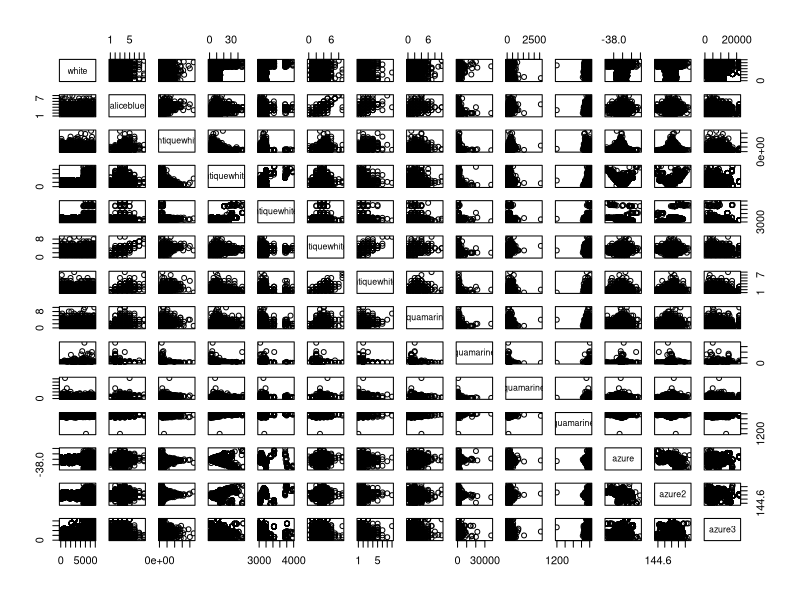
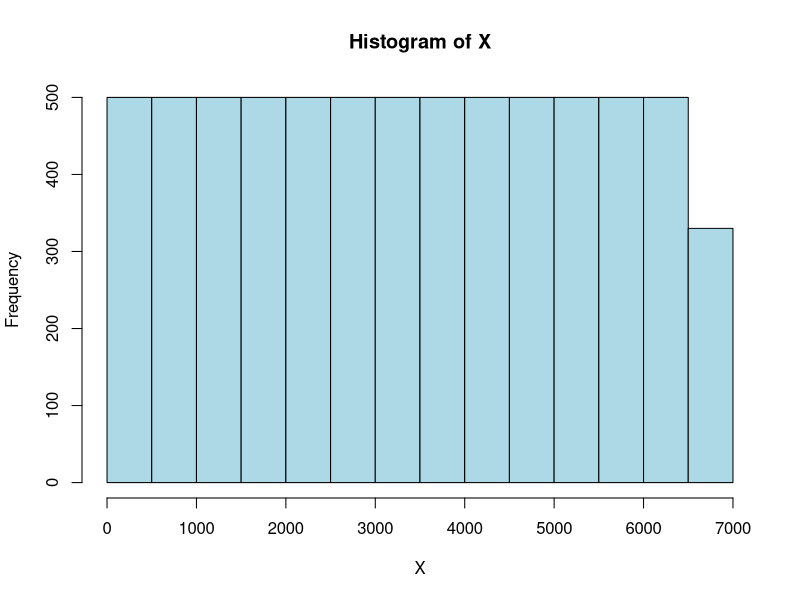
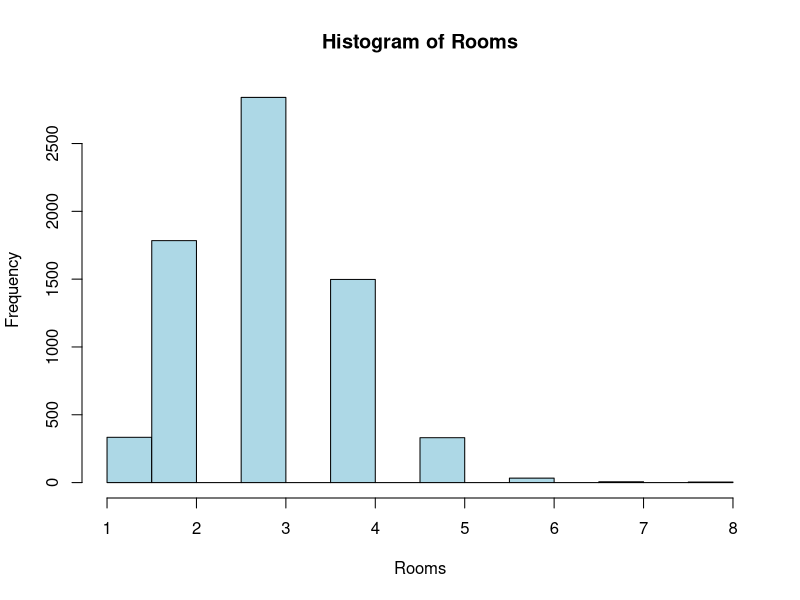
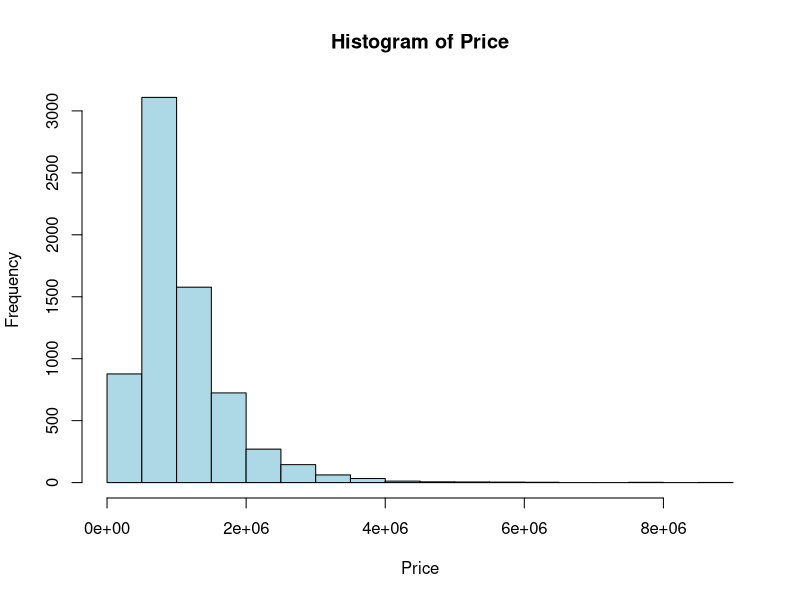
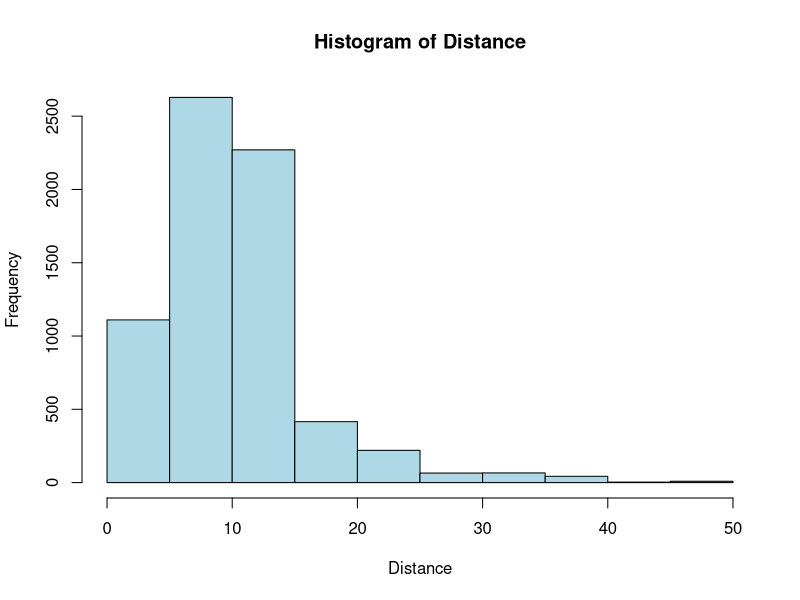
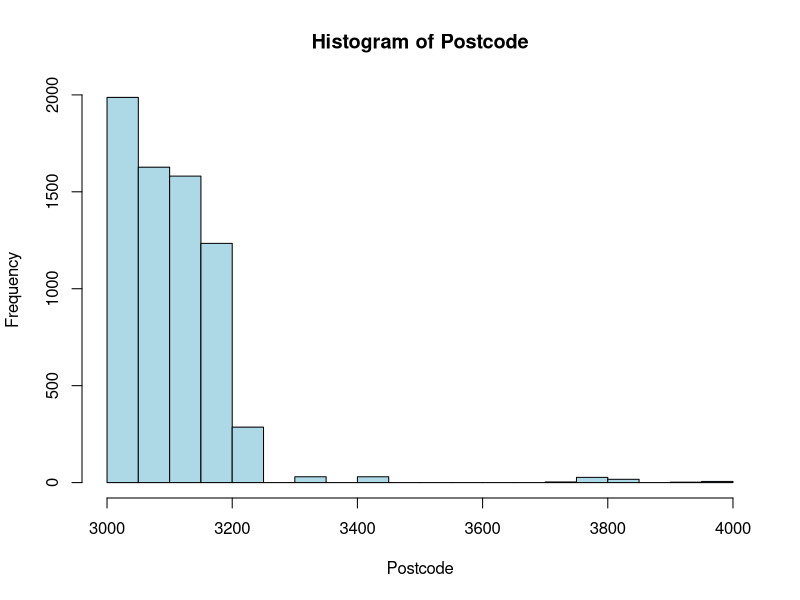
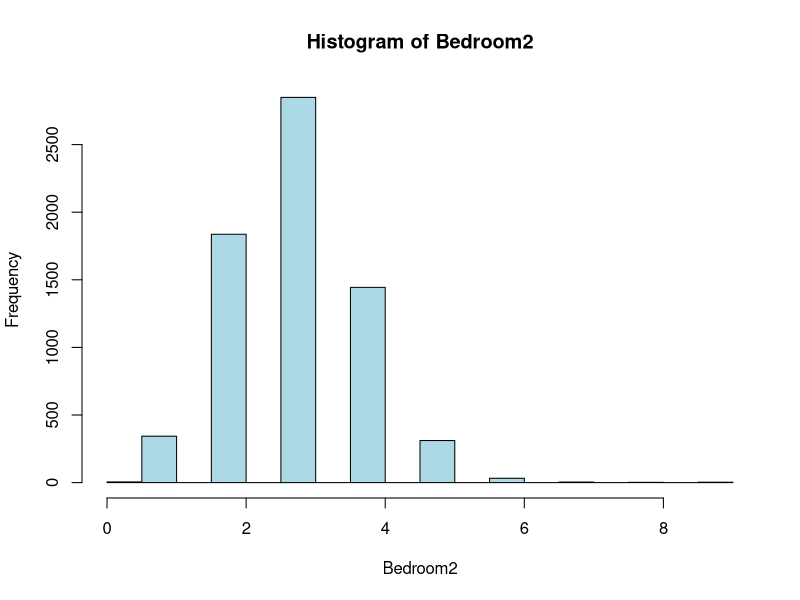
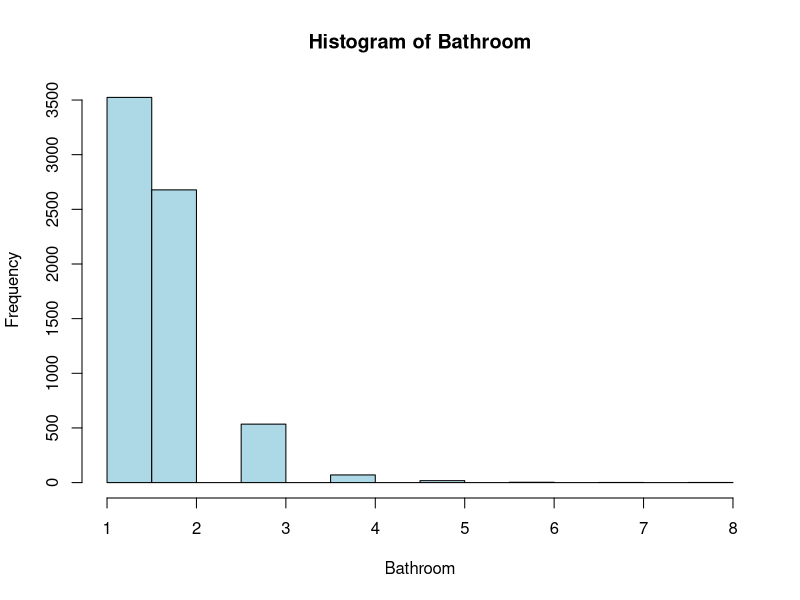

Recreate these plots in R, in order.
## ---- chunk 1
housing =read.csv('data.csv')
## ---- chunk 2
head(housing)
## ---- chunk 3
str(housing)
## ---- chunk 4
# Assuming 'housing' is a data frame in R
# Select only the numerical columns
numerical_data <- housing[sapply(housing, is.numeric)]

# Create a scatterplot matrix
pairs(numerical_data,colors(distinct = TRUE))

## ---- chunk 5
summary(housing)
## ---- chunk 6
str(housing)
## ---- chunk 7
# Assuming 'housing' is a data frame in R
# Get a list of all column names
column_names <- names(housing)

# Create separate histograms for each numerical variable
for (col in column_names) {
  if (is.numeric(housing[[col]])) {
    hist(housing[[col]],
         main = paste("Histogram of", col),
         xlab = col,
         ylab = "Frequency",
         col = "lightblue")
  }
}

## ---- chunk 8
hist(housing$Price,col = 'yellow')
## ---- chunk 9
boxplot(housing$Rooms,col = 'blue',main='Boxplot of Rooms ')

## ---- chunk 10
boxplot(housing$Price,col = 'yellow',main='Boxplot of Price ')

## ---- chunk 11
boxplot(housing$Distance,col='yellow',main='Boxplot of Distance ')

## ---- chunk 12
boxplot(housing$Postcode,main='Boxplot of Postcode ',col = 'green')

## ---- chunk 13
boxplot(housing$Bedroom2,main='Boxplot of Bedroom ',col = 'pink')

## ---- chunk 14
boxplot(housing$Bathroom,main='Boxplot of bathroom  ',col = 'blue')

## ---- chunk 15
boxplot(housing$Car,main='Boxplot of car ',col = 'red')

## ---- chunk 16
boxplot(housing$Landsize,main='Boxplot of Landsize ',col = 'violet')

## ---- chunk 17
boxplot(housing$BuildingArea,main='Boxplot of Building area ',col='violet')

## ---- chunk 18
boxplot(housing$YearBuilt,col='green',main='Boxplot of Year built')

## ---- chunk 19
boxplot(housing$Lattitude,main='Boxplot of Lattitude ',col = 'pink')

## ---- chunk 20
boxplot(housing$Longtitude,main='Boxplot of Longtitude ',col = 'green')
## ---- chunk 21
boxplot(housing$Propertycount,main='Boxplot of Property count ',col = 'orange')
